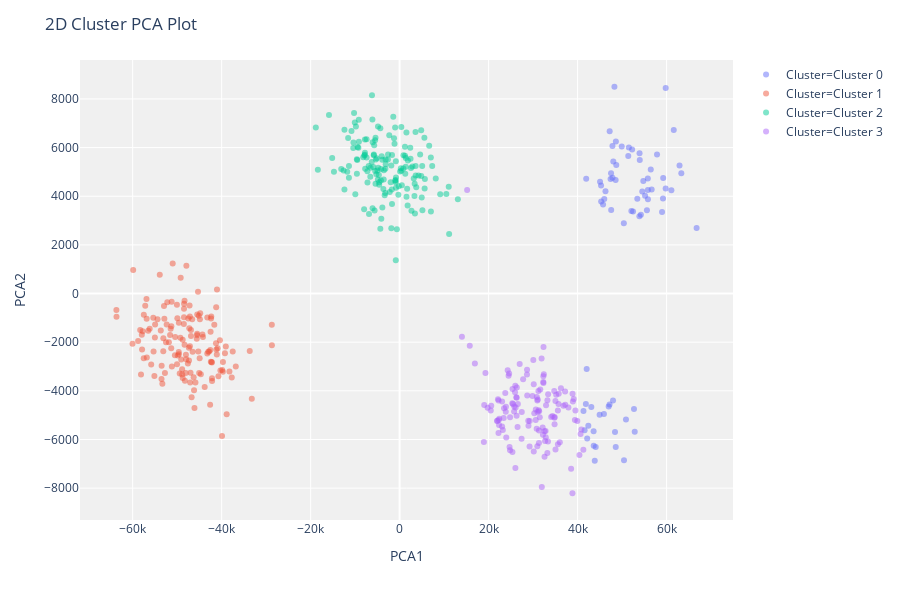

Notebook code cell kept with this figure:
### Code cell
plot_model(kmeans)

### Figure 1 — Plotly figure (JSON) as saved in the notebook; plotly's stock layout.template omitted (floating-point values rounded to 4 significant figures; data arrays with more than 128 entries replaced by an {"elided": "..."} marker saying what was removed)
{"data": [{"customdata": [[58], [59], [62], [59], [87], [29], [54], [87], [83], [84], [85], [36], [30], [31], [61], [92], [55], [87], [82], [88], [30], [84], [53], [91], [89], [30], [17], [55], [90], [61], [59], [59], [88], [56], [33], [61], [84], [61], [39], [31], [60], [87], [20], [57], [61], [18], [83], [25], [31], [55], [84], [36], [27], [91], [53], [91], [25], [83], [87], [90], [83], [83], [83], [61], [64], [62], [91], [28], [23], [55], [58], [31]], "hoverlabel": {"namelength": 0}, "hovertemplate": "Cluster=Cluster 0<br>PCA1=%{x}<br>PCA2=%{y}<br>Feature=%{customdata[0]}", "legendgroup": "Cluster=Cluster 0", "marker": {"color": "#636efa", "opacity": 0.5, "symbol": "circle"}, "mode": "markers", "name": "Cluster=Cluster 0", "showlegend": true, "textposition": "top center", "type": "scatter", "x": [51530.0, 61090.0, 47420.0, 45280.0, 53980.0, 59800.0, 47210.0, 47520.0, 50870.0, 48700.0, 59240.0, 52680.0, 52470.0, 51400.0, 48030.0, 48550.0, 54780.0, 43600.0, 63320.0, 41330.0, 48280.0, 61620.0, 55780.0, 43080.0, 46000.0, 41860.0, 50430.0, 52260.0, 54230.0, 45920.0, 45730.0, 45300.0, 41930.0, 46270.0, 54540.0, 50400.0, 48600.0, 49920.0, 47840.0, 45050.0, 55800.0, 52840.0, 48580.0, 44070.0, 47960.0, 62910.0, 52090.0, 55590.0, 42160.0, 66750.0, 56650.0, 53920.0, 47840.0, 48410.0, 59800.0, 47550.0, 57860.0, 43860.0, 43630.0, 46990.0, 58980.0, 44950.0, 41580.0, 42050.0, 55810.0, 59200.0, 53900.0, 42410.0, 53420.0, 56450.0, 55170.0, 47180.0], "xaxis": "x", "y": [6007.0, 4244.0, 4709.0, 4437.0, 5488.0, 8450.0, 6674.0, 4942.0, -5178.0, 5282.0, 4745.0, -4749.0, 3372.0, 5657.0, 5422.0, 4668.0, 4630.0, -5657.0, 4946.0, -4824.0, 8500.0, 6726.0, 4732.0, -4661.0, 3884.0, -4543.0, -6854.0, 5916.0, 3238.0, -4954.0, 3658.0, 3778.0, 4718.0, 4207.0, 4194.0, 2891.0, 6250.0, 6049.0, 6060.0, 4591.0, 4253.0, -5678.0, -6305.0, -6308.0, -4397.0, 5261.0, 3388.0, 3427.0, -5954.0, 2693.0, 4271.0, 5766.0, 4758.0, -5694.0, 4316.0, 3438.0, 5718.0, -6877.0, -6255.0, -4647.0, 3351.0, -4986.0, -5616.0, -3106.0, 3879.0, 3904.0, 3177.0, -5432.0, 3894.0, 5101.0, 4017.0, -4558.0], "yaxis": "y"}, {"customdata": {"elided": "147x1 int values"}, "hoverlabel": {"namelength": 0}, "hovertemplate": "Cluster=Cluster 1<br>PCA1=%{x}<br>PCA2=%{y}<br>Feature=%{customdata[0]}", "legendgroup": "Cluster=Cluster 1", "marker": {"color": "#EF553B", "opacity": 0.5, "symbol": "circle"}, "mode": "markers", "name": "Cluster=Cluster 1", "showlegend": true, "textposition": "top center", "type": "scatter", "x": {"elided": "147 float values"}, "xaxis": "x", "y": {"elided": "147 float values"}, "yaxis": "y"}, {"customdata": {"elided": "156x1 int values"}, "hoverlabel": {"namelength": 0}, "hovertemplate": "Cluster=Cluster 2<br>PCA1=%{x}<br>PCA2=%{y}<br>Feature=%{customdata[0]}", "legendgroup": "Cluster=Cluster 2", "marker": {"color": "#00cc96", "opacity": 0.5, "symbol": "circle"}, "mode": "markers", "name": "Cluster=Cluster 2", "showlegend": true, "textposition": "top center", "type": "scatter", "x": {"elided": "156 float values"}, "xaxis": "x", "y": {"elided": "156 float values"}, "yaxis": "y"}, {"customdata": {"elided": "130x1 int values"}, "hoverlabel": {"namelength": 0}, "hovertemplate": "Cluster=Cluster 3<br>PCA1=%{x}<br>PCA2=%{y}<br>Feature=%{customdata[0]}", "legendgroup": "Cluster=Cluster 3", "marker": {"color": "#ab63fa", "opacity": 0.5, "symbol": "circle"}, "mode": "markers", "name": "Cluster=Cluster 3", "showlegend": true, "textposition": "top center", "type": "scatter", "x": {"elided": "130 float values"}, "xaxis": "x", "y": {"elided": "130 float values"}, "yaxis": "y"}], "layout": {"height": 600, "legend": {"tracegroupgap": 0}, "margin": {"t": 60}, "plot_bgcolor": "rgb(240,240,240)", "title": {"text": "2D Cluster PCA Plot"}, "xaxis": {"anchor": "y", "domain": [0, 1], "title": {"text": "PCA1"}}, "yaxis": {"anchor": "x", "domain": [0, 1], "title": {"text": "PCA2"}}}}
